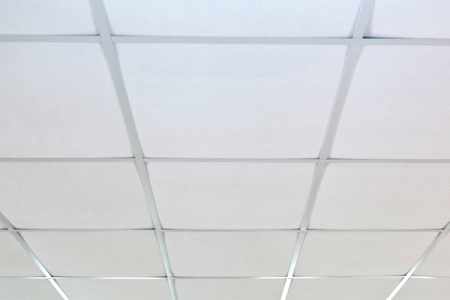
#> input picture Vision/ceiling1.jpg, 450 x 300 px
$ python feature_tracking_test.py
#> lines starting #> are read from the running program, lines starting #| are printed output that depends on the picture; after the words box and inside, x2 and y2 are one past the last pixel; in counts of white or black regions, pixels touching at a corner belong together; pictures that were not available may be replaced by others from this repository, and a replacement may not be noted
import sys
import cv2
import numpy as np
import math

if __name__ == '__main__':
    src = cv2.imread("ceiling1.jpg", 0)
#> src: shape (300, 450); min 62, max 255, mean 213.7
    cv2.imshow("Source", src)
    cv2.waitKey(500)
    height, width = src.shape[:2]
#> height = 300; width = 450
    minDistance = (width+height)/2/25
#> minDistance = 15
    goodFeatures = cv2.goodFeaturesToTrack(src, 15, 0.2, minDistance)
#> goodFeatures = [[363, 37], [166, 276], [293, 275], [154, 228], [51, 276], [299, 229], [405, 275], [7, 229], [443, 229], [134, 157], [99, 35], [319, 158]]
    # print goodFeatures
    draw = src
    for center in goodFeatures:
        cv2.circle(draw, (center[0][0], center[0][1]), 4, (0, 0, 255), -1)
#> this loop made 12 passes
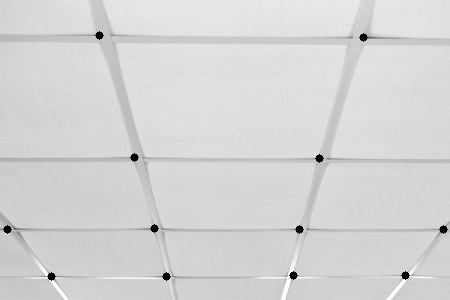
#> draw: shape (300, 450); min 0, max 255, mean 212.9
    cv2.imshow("Good Features", draw)
    cv2.waitKey(0)


    cap = cv2.VideoCapture('drop_tile.mp4')

    while (cap.isOpened()):
        ret, frame = cap.read()
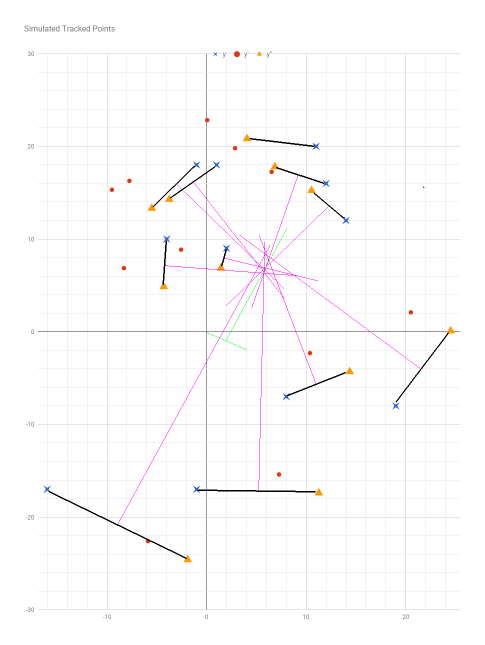
#> input picture Vision/Optical Flow Studies Perpindicular Bisectors.png, 969 x 1289 px, given in place of drop_tile.mp4, which was not available (shown at 1/2 size)
#> frame is the input picture: shape (1289, 969, 3); mean B, G, R 252.1, 251.7, 252.4

        resize = cv2.resize(frame, (0,0), fx=0.5, fy=0.5)
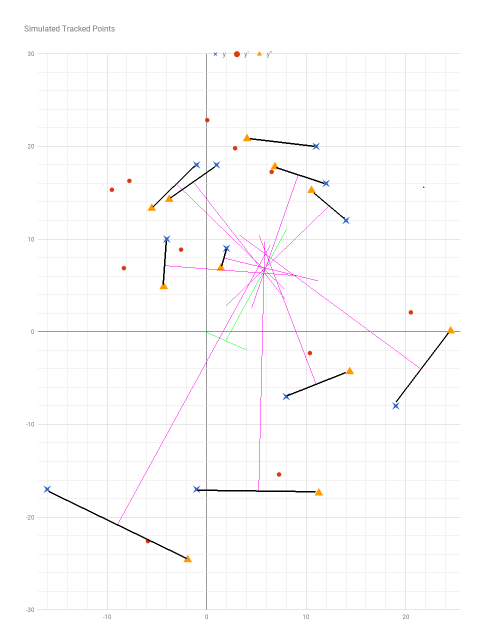
#> resize: shape (644, 484, 3); mean B, G, R 252.1, 251.7, 252.4
        gray = cv2.cvtColor(resize, cv2.COLOR_BGR2GRAY)
        draw = resize
        height, width = resize.shape[:2]
#> height = 644; width = 484
        minDistance = (width + height) / 2 / 5
#> minDistance = 112.8
        goodFeatures = cv2.goodFeaturesToTrack(gray, 15, 0.2, minDistance)
#> goodFeatures = [[396, 402], [195, 490], [225, 247], [46, 488], [206, 117], [345, 219], [112, 190], [316, 491], [109, 27]]
        for center in goodFeatures:
            cv2.circle(draw, (center[0][0], center[0][1]), 4, (0, 0, 255), -1)
#> this loop made 9 passes
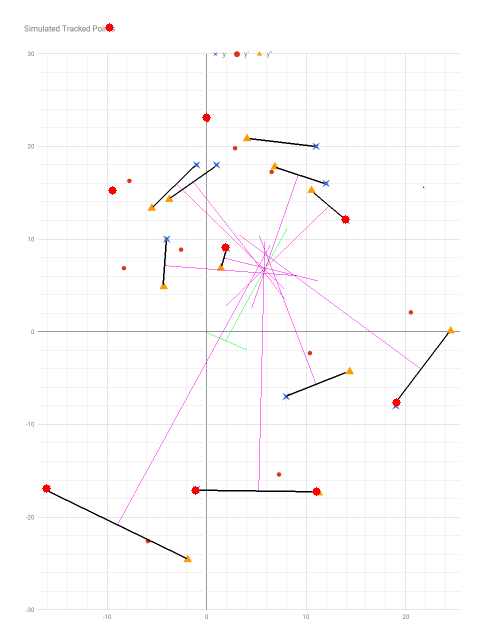
#> draw: shape (644, 484, 3); 0.14% of pixels changed, all inside (x1, y1, x2, y2) = (42, 23, 401, 496)
        cv2.imshow('frame', draw)
        if cv2.waitKey(1) & 0xFF == ord('q'):
#> (key q is pressed here)
            break

    cap.release()
    cv2.destroyAllWindows()
